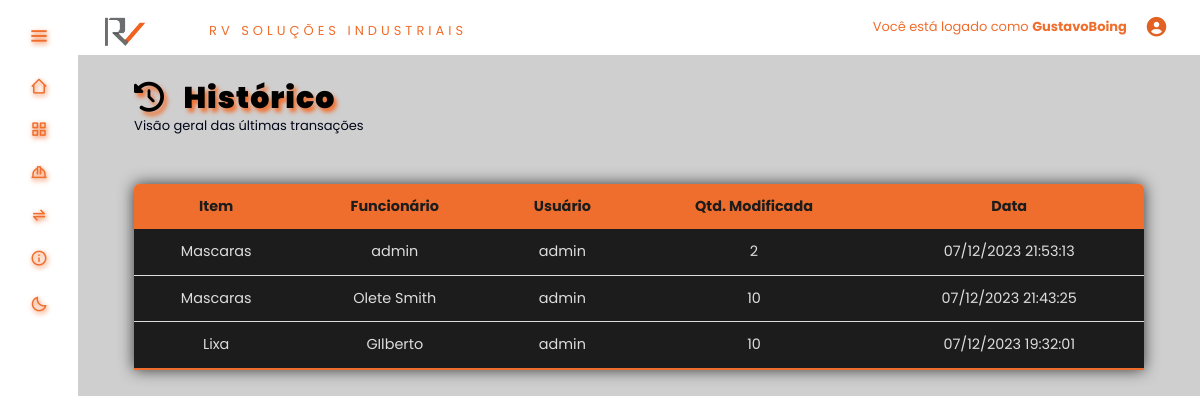
Screenshot of /telas/historico.php (signed in) with the database file from the repository.
### tables this page shows
CREATE TABLE `movimentacao` (
  `id_mov` int(11) NOT NULL,
  `Data` datetime DEFAULT NULL,
  `QntdModificada` int(11) DEFAULT NULL,
  `Produto_id` int(11) DEFAULT NULL,
  `Usuario_id` int(11) DEFAULT NULL,
  `Funcionario_id` int(11) DEFAULT NULL
);

CREATE TABLE `produto` (
  `id_produto` int(11) NOT NULL,
  `Quantidade` int(11) DEFAULT NULL,
  `Valor` decimal(6,2) DEFAULT NULL,
  `Modelo` varchar(100) DEFAULT NULL,
  `Descricao` varchar(100) DEFAULT NULL,
  `Tipo` int(11) DEFAULT NULL,
  `Fornecedor_id` int(11) DEFAULT NULL
);

CREATE TABLE `usuario` (
  `id_usuario` int(11) NOT NULL,
  `Login` varchar(100) DEFAULT NULL,
  `Senha` varchar(80) DEFAULT NULL,
  `isAdmin` varchar(20) DEFAULT NULL,
  `palavraPasse` varchar(200) DEFAULT NULL
);

CREATE TABLE `funcionario` (
  `id_funcionario` int(11) NOT NULL,
  `Nome` varchar(100) DEFAULT NULL,
  `TelContato` varchar(11) DEFAULT NULL,
  `CPF` varchar(11) DEFAULT NULL
);

### telas/function.php (called while the page is built, shortened)
<?php
    function historico() {
        $historicos = innerJoinLeftJoin("id_mov, id_produto, Descricao, Funcionario_id, QntdModificada, Data, Produto_id, Nome, id_usuario, Usuario_id, Login ",
        "movimentacao", "produto", "movimentacao.Produto_id", "produto.id_produto", "funcionario",
        "movimentacao.Funcionario_id", "funcionario.id_funcionario", "usuario", "movimentacao.Usuario_id", "usuario.id_usuario ORDER BY Data DESC");
    }
    function innerJoinLeftJoin ($data = null, $table = null, $tableInner = null, $table01Column = null, $o = null,
    $tableLeft = null, $table02Column = null, $q = null, $tableRight = null, $table03Column = null, $p = null) {
        $database = open_database();
        $found = null;
        try{
            if($p) {
              $sql = "SELECT " . $data . " FROM " . $table . " INNER JOIN " . $tableInner . " ON " . $table01Column . "=" . $o .
              " LEFT JOIN " . $tableLeft . " ON " . $table02Column . "=" . $q .
              " INNER JOIN " . $tableRight . " ON " . $table03Column . "=" . $p;
              $result = $database->query($sql);
              if($result->num_rows > 0)  {
                  $found = array();
                  while ($row = $result->fetch_assoc()) {
                    array_push($found, $row);
                  }
              } else{
                  throw new Exception("Não foram encontrados registros de dados!");
              }
            }
        } catch (Exception $e)  {
            $_SESSION['message'] = "Ocorreu um erro: " . $e->getMessage();
            $_SESSION['type'] = "danger";
        }
        return $found;
    }

### telas/historico.php (the view, shortened to what this page needs)
<?php
    require_once "function.php";
    historico();
?>
<!DOCTYPE html>
<html>
    <head>
                <link href='https://unpkg.com/boxicons@2.1.4/css/boxicons.min.css' rel='stylesheet'>
                <link rel="stylesheet" href="<?php echo BASEURL; ?>css/historico.css"/>
                <link rel="stylesheet" href="<?php echo BASEURL; ?>inc/style.css"/>
                <link rel="stylesheet" href="<?php echo BASEURL; ?>inc/styleDark.css">
                <link rel="stylesheet" href="https://cdnjs.cloudflare.com/ajax/libs/font-awesome/6.4.2/css/all.min.css" />
    </head>
    <body>
        <div class="tittle">
            <h2 class="titulos"><i class="fa-solid fa-clock-rotate-left"></i> &nbsp; Histórico</h2>
            <p id="subtitulo">Visão geral das últimas transações</p>
        </div>
        <main>
            <table class="content-table">
                <thead>
                    <tr>
                        <th>Item</th>
                        <th>Funcionário</th>
                        <th>Usuário</th>
                        <th>Qtd. Modificada</th>
                        <th>Data</th>
                    </tr>
                </thead>
                <tbody>
                    <?php if ($historicos) :
                        foreach($historicos as $produto) :
                        echo '<tr>';
                            echo '<td>' . $produto['Descricao'] . '</td>';
                            if($produto['Funcionario_id'] === NULL){
                                echo '<td>' . $produto['Login'] . '</td>';
                            } else {
                                echo '<td>' . $produto['Nome'] . '</td>';
                            }
                            echo '<td>' . $produto['Login'] . '</td>';
                            echo '<td>' . $produto['QntdModificada'] . '</td>';
                            echo '<td>' . date("d/m/Y H:i:s", strtotime($produto['Data'])) . '</td>';
                        echo '</tr>';
                        endforeach ;
                        else :
                        echo '<tr>';
                            echo '<td colspan="7">Nenhum registro encontrado.</td>';
                        echo '</tr>';
                    endif ; ?>
                </tbody>
            </table>
        </main>
    </body>
</html>

### inc/style.css (style rules this page uses)
:root { --color:#1c1c1c; --color-second: #D3D3D3; --color-white:#89817D; --color-body:#4A3F35; --color-black:#F06E2D; --search-bar: #F2F2F2; --search-text: #010718; }
* { padding: 0%; margin: 0%; box-sizing: border-box; font-family: 'Poppins', sans-serif; }
* { margin: 0; padding: 0; box-sizing: border-box; }
* { box-sizing: border-box }
body { font-family: Verdana, sans-serif; margin:0 }
.tittle { font-family: 'Poppins', sans-serif; }
.tittle > .titulos { font-family: 'Poppins', sans-serif; margin: 25px 0 0 5%; color: var(--color-black); font-size: 30px; font-weight: 1000; text-shadow: 3px 4px 4px var(--color-black); letter-spacing: 1px; color: black; font-size: 30px; font-weight: 1000; }
#subtitulo { color: var(--color-white); }
.content-table { border-collapse: collapse; margin: 6vh auto; font-size: 0.9em; width: 90%; border-radius: 5px 5px 0 0; overflow: hidden; box-shadow: 0 0 15px #383838; }
.content-table thead tr { background-color: #F06E2D; color: #1c1c1c; text-align: center; font-weight: bold; }
.content-table th, .content-table td { padding: 12px 15px; }
.content-table td { text-align: center; }
.content-table tbody tr { border-bottom: 1px solid #dddddd; }
.content-table tbody tr { background-color: #1c1c1c; color:#dddddd }
.content-table tbody tr:last-of-type { border-bottom: 2px solid #F06E2D }

### inc/styleDark.css (style rules this page uses)
:root { --color-default:#ffffff; --color-second: #bebebe; --color-white:#333333; --color-body:#cfcfcf; --color-black:#F06E2D; --search-bar: #F2F2F2; --search-text: #010718; }
#subtitulo { color: var(--search-text); }

### css/historico.css (style rules this page uses)
:root { --color-default:#1c1c1c; --color-second: #D3D3D3; --color-white:#89817D; --color-body:#4A3F35; --color-black:#F06E2D; }
* { font-family: 'Times New Roman', Times, serif; margin: 0; padding: 0; }
#subtitulo { font-size: small; color: var(--color-white); }
.tittle { margin: 25px 0 0 0px; font-size: 20px; }
.tittle > p { margin: 0 0 0 5%; }
main { margin: 20px 0 0 0; }
.content-table { border-collapse: collapse; margin: 30px auto; font-size: 15px; width: 90%; border-radius: 5px 5px 0 0; overflow: hidden; box-shadow: 0 0 15px #383838; }
.content-table thead tr { background-color: #F06E2D; color: #1c1c1c; text-align: center; font-weight: bold; }
.content-table th, .content-table td { padding: 12px 15px; }
.content-table td { text-align: center; }
.content-table tbody tr { border-bottom: 1px solid #dddddd; }
.content-table tbody tr { background-color: #1c1c1c; color:#dddddd }
.content-table tbody tr:last-of-type { border-bottom: 2px solid #F06E2D }

### rows the page displays
movimentacao: Produto.Descricao "Mascaras", Usuario.Login "admin", QntdModificada "2", Data "07/12/2023 21:53:13"
movimentacao: Produto.Descricao "Mascaras", Funcionario.Nome "Olete Smith", Usuario.Login "admin", QntdModificada "10", Data "07/12/2023 21:43:25"
movimentacao: Produto.Descricao "Lixa", Funcionario.Nome "GIlberto", Usuario.Login "admin", QntdModificada "10", Data "07/12/2023 19:32:01"

### other values shown
$_SESSION['login'] "GustavoBoing"
